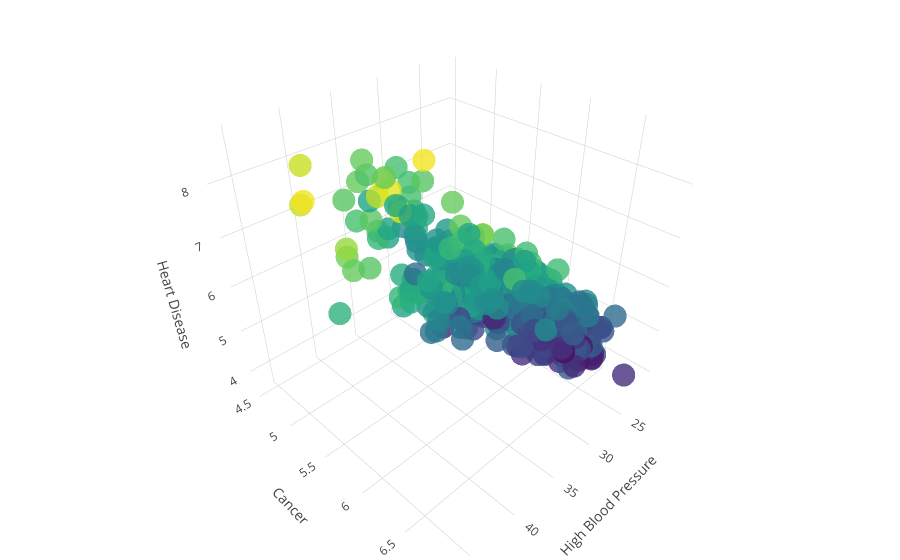

Notebook cell for this chart:
### Code cell
from plotly.graph_objs import *
trace1 = go.Scatter3d(
    x = HBP_city.Data_Value,
    y = Can_city.Data_Value,
    z = CHD_city.Data_Value,
    #u = DD_city.Data_Value,
    mode = 'markers',
    name = 'markers',
    marker = dict(size = 8, color = CHD_city.Data_Value, colorscale = 'Viridis', opacity = 0.8))
dat = [trace1]
layout = go.Layout(margin = dict(l = 0,
                                 r = 0,
                                 b = 0,
                                 t = 0),
                   scene = Scene(xaxis = XAxis(title = 'High Blood Pressure'),
                                 yaxis = YAxis(title = 'Cancer'),
                                 zaxis = ZAxis(title = 'Heart Disease')))
fig = go.Figure(data = dat, layout = layout)
iplot(fig)

### Figure 1 — Plotly figure (JSON) as saved in the notebook; plotly's stock layout.template omitted (floating-point values rounded to 4 significant figures; data arrays with more than 128 entries replaced by an {"elided": "..."} marker saying what was removed)
{"data": [{"marker": {"color": {"elided": "500 float values"}, "colorscale": "Viridis", "opacity": 0.8, "size": 8}, "mode": "markers", "name": "markers", "type": "scatter3d", "uid": "d20dc1a8-baf2-11e8-8a9d-2cf0ee099b5e", "x": {"elided": "500 float values"}, "y": {"elided": "500 float values"}, "z": {"elided": "500 float values"}}], "layout": {"margin": {"b": 0, "l": 0, "r": 0, "t": 0}, "scene": {"xaxis": {"title": "High Blood Pressure"}, "yaxis": {"title": "Cancer"}, "zaxis": {"title": "Heart Disease"}}}}
